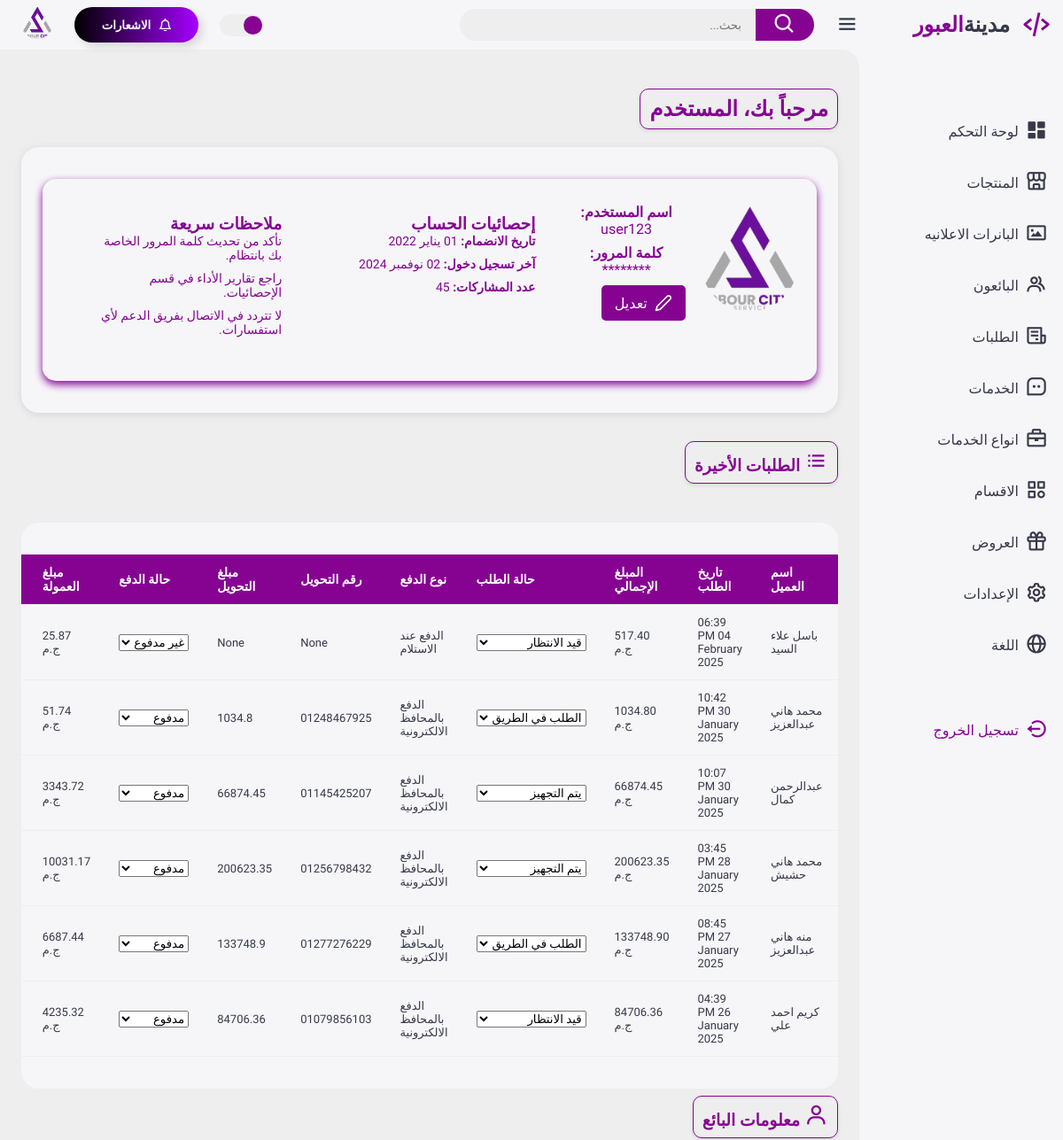
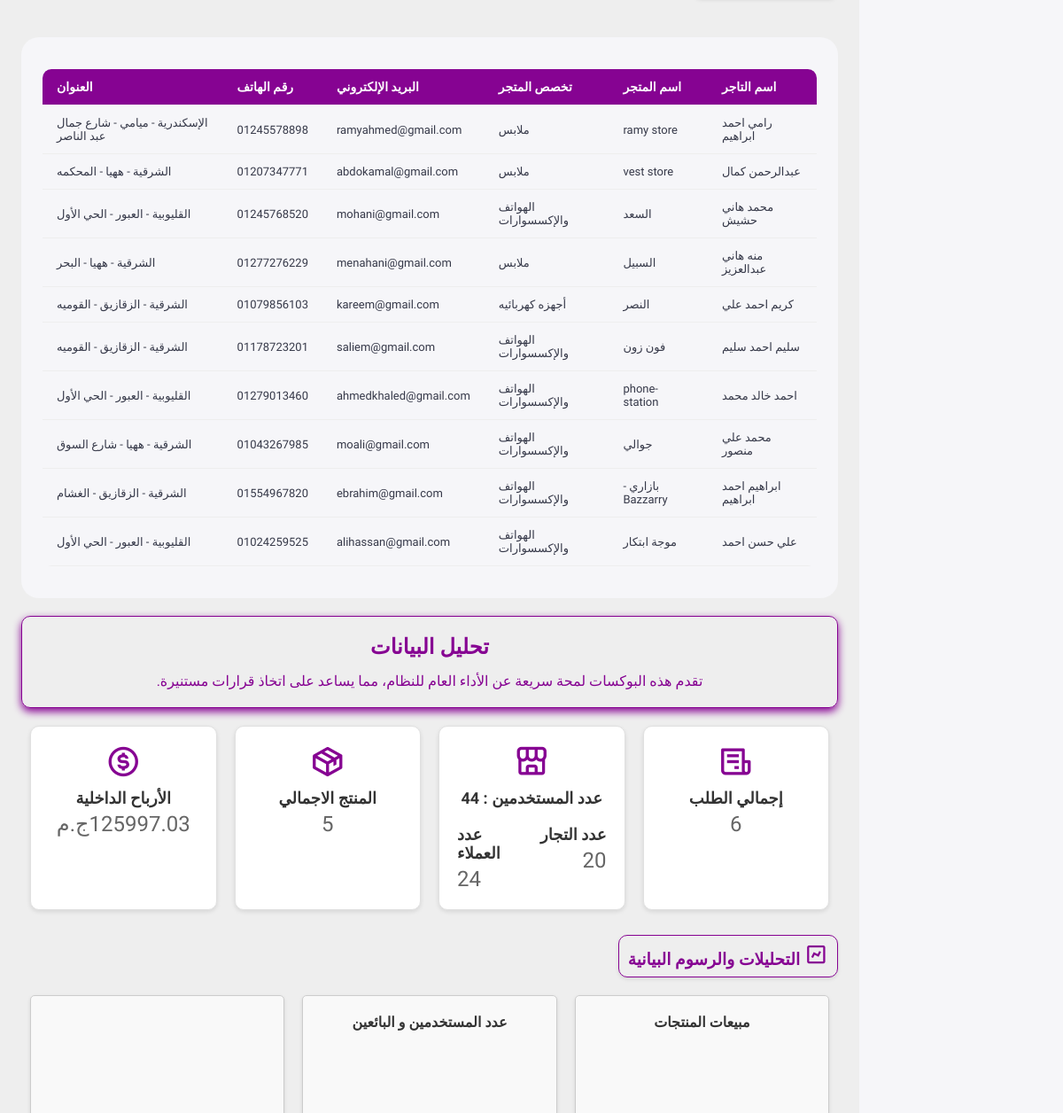
Page /dashboard (upper part) on the earlier database version (2 pictures, top to bottom).
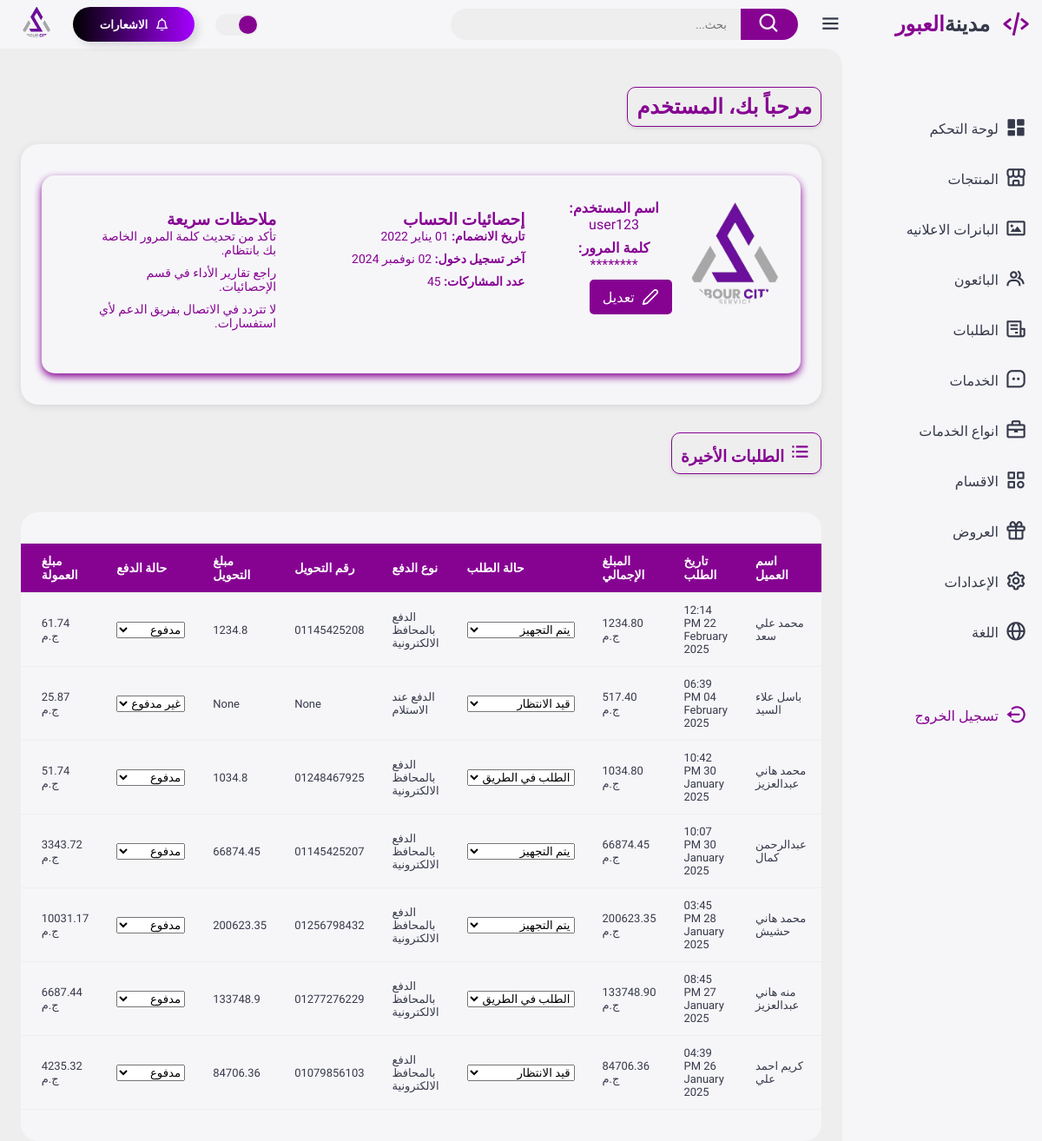
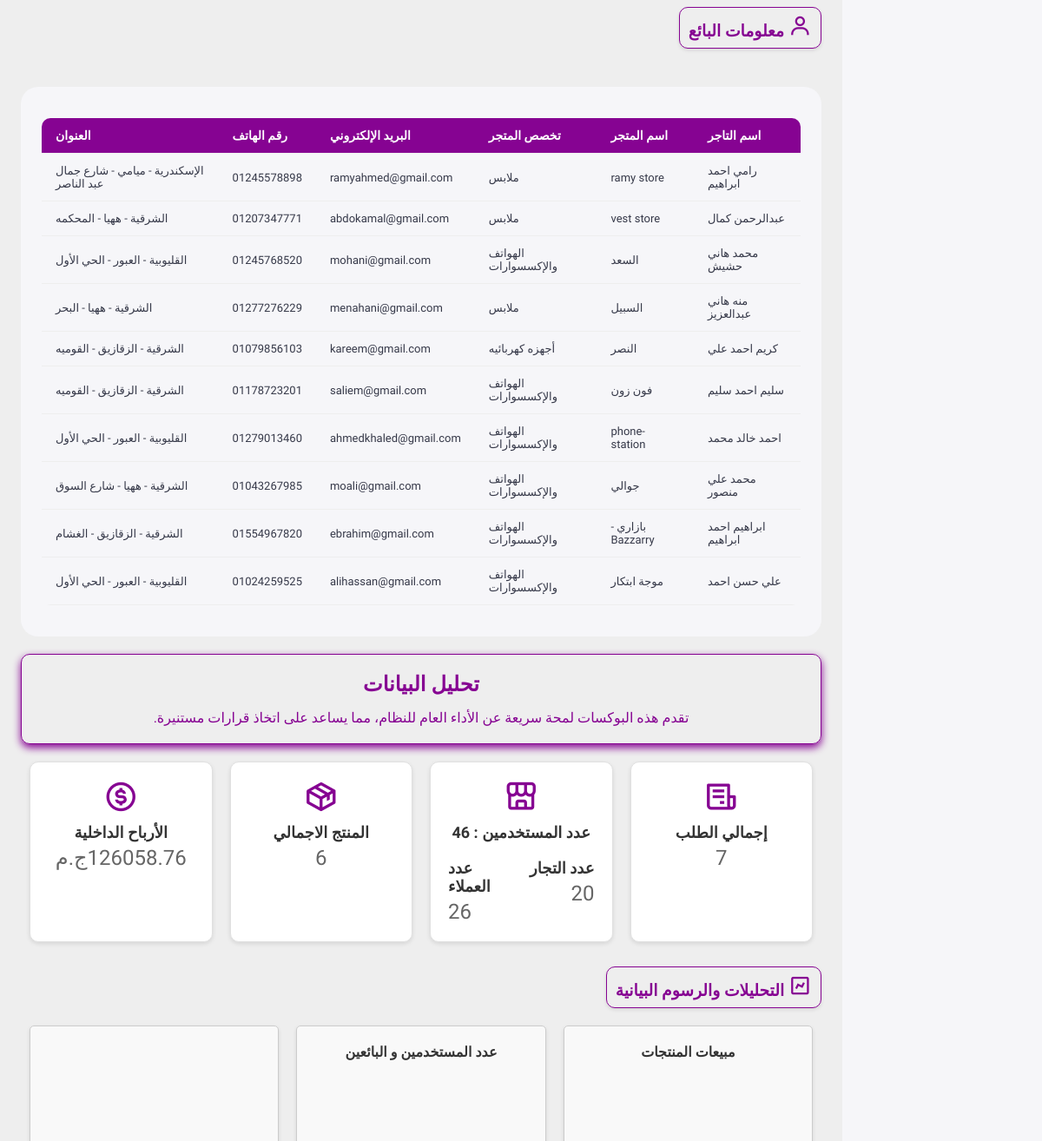
Same page on the later database version (2 pictures, top to bottom).
### appobourcity/models.py (models this page shows, shortened)
class Order(db.Model):
    __tablename__ = 'orders'
    order_id = db.Column(db.Integer, primary_key=True)
    customer_name = db.Column(db.String(255), nullable=False)
    phone = db.Column(db.String(50), nullable=False)
    order_date = db.Column(db.DateTime, default=datetime.now)
    order_status = db.Column(db.String(50), default='pending')  # حالة الطلب
    total_amount = db.Column(db.Float, nullable=False)
    payment_method = db.Column(db.String(50), nullable=False)
    payment_status = db.Column(db.Boolean, default=False)  # حالة الدفع
    latitude = db.Column(db.Float, nullable=True)
    longitude = db.Column(db.Float, nullable=True)
    payment_price = db.Column(db.Float, nullable=False)
    payment_phone = db.Column(db.String(50), nullable=False)
    details = db.relationship('OrderDetail', backref='order', cascade='all, delete-orphan')

class Seller(db.Model, UserMixin):
    __tablename__ = 'sellers'
    seller_id = db.Column(db.Integer, primary_key=True, nullable=False)
    seller_name = db.Column(db.String(255), nullable=False)
    store_name = db.Column(db.String(255), nullable=True)
    store_category = db.Column(db.String(255), nullable=True)
    email = db.Column(db.String(255), nullable=False, unique=True)
    phone = db.Column(db.String(50), nullable=False)
    governorate = db.Column(db.String(255), nullable=False)
    city = db.Column(db.String(255), nullable=False)
    village = db.Column(db.String(255), nullable=False)
    store_image = db.Column(db.String(255), nullable=True)
    owner_image = db.Column(db.String(255), nullable=True , default='th.jpg')
    owner_banner = db.Column(db.String(255), nullable=True , default='banner_seller.png')
    registration_date = db.Column(db.DateTime, nullable=False, default=datetime.now)
    last_login = db.Column(db.DateTime, nullable=True)
    password = db.Column(db.String(255), nullable=False)
    status = db.Column(db.Boolean, default=False)  # True = نشط، False = غير نشط
    is_seller = db.Column(db.Boolean, default=False)  # True = بائع False = غير بائع
    rating = db.Column(db.Float, nullable=True, default=1.0)
    comment = db.Column(db.String(255), nullable=True)
    street_address = db.Column(db.String(255), nullable=True)  # عنوان الشارع
    products = db.relationship('Product', backref='associated_seller', cascade="all, delete-orphan", passive_deletes=True)
    subcategories = db.relationship('Subcategory', backref='seller', cascade='all, delete-orphan', passive_deletes=True)

### appobourcity/routes.py (the view)
@app.route('/dashboard')
def dashboard():
    sales_data = db.session.query(
        extract('month', Order.order_date).label('month'),
        func.sum(OrderDetail.price * OrderDetail.quantity).label('total_sales')
    ).join(OrderDetail, Order.order_id == OrderDetail.order_id) \
     .filter(Order.payment_status == True) \
     .group_by(extract('month', Order.order_date)) \
     .order_by(extract('month', Order.order_date)) \
     .all()
    months = [int(row.month) for row in sales_data]
    sales = [float(row.total_sales) for row in sales_data]
    month_names = ['يناير', 'فبراير', 'مارس', 'أبريل', 'مايو', 'يونيو', 'يوليو', 'أغسطس', 'سبتمبر', 'أكتوبر', 'نوفمبر', 'ديسمبر']
    sales_months_labels = [month_names[month - 1] for month in months]
    monthly_users = db.session.query(
        extract('month', Seller.registration_date).label('month'),
        func.count(Seller.seller_id).label('user_count')
    ).group_by(
        extract('month', Seller.registration_date)
    ).order_by('month').all()
    monthly_sellers = db.session.query(
        extract('month', Seller.registration_date).label('month'),
        func.count(Seller.seller_id).label('seller_count')  # هنا تم تغيير 'user_count' إلى 'seller_count'
    ).group_by(
        extract('month', Seller.registration_date)
    ).filter(Seller.is_seller == 1).group_by('month').order_by('month').all()
    months = ['يناير', 'فبراير', 'مارس', 'أبريل', 'مايو', 'يونيو', 'يوليو', 'أغسطس', 'سبتمبر', 'أكتوبر', 'نوفمبر', 'ديسمبر']
    users_data = [0] * 12  # تهيئة بيانات المستخدمين لجميع الأشهر
    sellers_data = [0] * 12  # تهيئة بيانات البائعين لجميع الأشهر
    for entry in monthly_users:
        month_index = int(entry.month) - 1  # تحويل الشهر إلى فهرس (0-based)
        users_data[month_index] = entry.user_count
    for entry in monthly_sellers:
        month_index = int(entry.month) - 1  # تحويل الشهر إلى فهرس (0-based)
        sellers_data[month_index] = entry.seller_count  # استخدام seller_count هنا بدلاً من user_count
    categories_used_by_sellers = db.session.query(Seller.store_category).filter(
        Seller.store_category.isnot(None)  # استثناء القيم الفارغة
    ).distinct().all()
    category_names = [category[0] for category in categories_used_by_sellers]
    if category_names:  # تأكد أن قائمة الفئات ليست فارغة
        category_sales_data = db.session.query(
        Seller.store_category,
        func.sum(OrderDetail.price_comition * OrderDetail.quantity).label('total_sales')
    ).select_from(Seller).join(
        Product, Seller.seller_id == Product.seller_id
    ).join(
        OrderDetail, OrderDetail.product_id == Product.product_id
    ).join(
        Order, Order.order_id == OrderDetail.order_id
    ).filter(
        Order.payment_status == 1
    ).filter(
        Seller.store_category.isnot(None)  # استبعاد القيم الفارغة
    ).group_by(
        Seller.store_category
    ).all()
        categories = [category[0] for category in category_sales_data]
        category_sales = [float(category[1]) for category in category_sales_data]
    else:
        categories = []
        category_sales = []
    monthly_sales_data = db.session.query(
        func.strftime('%m', Order.order_date).label('month'),  # استخدم strftime لاستخراج الشهر
        func.sum(OrderDetail.price_comition * OrderDetail.quantity).label('total_sales')
    ).join(OrderDetail, Order.order_id == OrderDetail.order_id) \
     .filter(Order.payment_status == 1) \
     .group_by(func.strftime('%m', Order.order_date)) \
     .order_by(func.strftime('%m', Order.order_date)) \
     .all()
    monthly = ['يناير', 'فبراير', 'مارس', 'أبريل', 'مايو', 'يونيو', 'يوليو', 'أغسطس', 'سبتمبر', 'أكتوبر', 'نوفمبر', 'ديسمبر']
    monthly_sales = [0] * 12  # إنشاء قائمة للمبيعات على مدار 12 شهرًا
    for month, total_sales in monthly_sales_data:
        month_index = int(month) - 1
        monthly_sales[month_index] = total_sales
    sellers_count = Seller.query.filter_by(is_seller=1).count()
    customers_count =Seller.query.filter_by(is_seller=0).count()
    user = Seller.query.count()
    order = Order.query.filter(Order.payment_status != 0).count()
    products_count = Product.query.count()
    unread_offer = Offer.query.filter(Offer.approval_status == "pending").count()
    seller = (
        db.session.query(Seller)
        .filter(Seller.is_seller == 1)  # البائعين المفعلين فقط وغير مفعلين
        .order_by(Seller.registration_date.desc())  # ترتيب حسب تاريخ التسجيل (الأحدث أولاً)
        .limit(10)  # تحديد آخر 10 بائعين
        .all()  # جلب البيانات
    )
    total_payment_price = db.session.query(func.sum(Order.payment_price)) \
        .filter(Order.payment_status != 0) \
        .scalar() or 0  # إذا لم تكن هناك نتائج، يتم إرجاع 0
    formatted_result = total_payment_price * 0.05
    total_profit = f"{formatted_result:.2f}"
    orders = Order.query.filter(Order.order_status != 'approved') \
        .order_by(Order.order_date.desc()) \
        .limit(10).all()
    db.session.query(Order).filter(Order.payment_status == 1).update({Order.payment_price: Order.total_amount})
    db.session.commit()
    return render_template(
        'dashboard.html',
        sellers_count=sellers_count,
        products_count=products_count,
        user=user,
        users_data=users_data,
        sellers_data=sellers_data,
        months=months,
        seller=seller,
        customers_count=customers_count,
        unread_offer=unread_offer,
        order=order,
        total_profit=total_profit,
        sales_months_labels=sales_months_labels,
        sales=sales,
        orders=orders,
        categories=categories,
        category_sales=category_sales,
        monthly=monthly,
        monthly_sales=monthly_sales,
    )

### appobourcity/__init__.py (called while the page is built)
@app.before_request
def enable_foreign_keys():
    db.session.execute(text('PRAGMA foreign_keys = ON;'))

### appobourcity/templates/dashboard.html (shortened to what the changed rows need)
<!DOCTYPE html>
<html lang="ar">
<head>
    <link href='https://unpkg.com/boxicons@2.1.4/css/boxicons.min.css' rel='stylesheet'>
    <link rel="stylesheet" href="static/css/style.css">
    <link rel="stylesheet" href="static/css/dashboard.css">
    <link rel="stylesheet" href="static/css/responsive.css">
</head>
<body>
    <div class="content">
        <main>
<div class="title-box">
    <h2>مرحباً بك، المستخدم</h2>
</div>
{% if orders %}
<div class="recent-orders">
        <table class="orders-table">
            <thead>
                <tr>
                    <th>اسم العميل</th>
                    <th>تاريخ الطلب</th>
                    <th>المبلغ الإجمالي</th>
                    <th>حالة الطلب</th>
                    <th>نوع الدفع</th>
                    <th>رقم التحويل</th>
                    <th>مبلغ التحويل</th>
                    <th>حالة الدفع</th>
                    <th>مبلغ العمولة</th>
                    <th>موقع العميل</th>
                </tr>
            </thead>
            <tbody>
                {% for order in orders %}
                <tr class="order-row" data-status="pending">
                    <td>{{ order.customer_name }}</td>
                    <td>{{ order.order_date.strftime('%I:%M %p %d %B %Y') }}</td>
                    <td>{{ "%.2f"|format(order.total_amount) }} ج.م</td>
                    <td>
                        <div class="form-group">
                            <select id="order-status-select-{{ order.order_id }}"
                                    class="form-control small-select"
                                    onchange="updateOrderStatus({{ order.order_id }}, this.value)">
                                <option class="badge badge-pending" value="pending" {% if order.order_status == 'pending' %}selected{% endif %}>قيد الانتظار</option>
                                <option class="badge badge-startpreper" value="startpreper" {% if order.order_status == 'startpreper' %}selected{% endif %}>يتم التجهيز</option>
                                <option class="badge badge-onroad" value="onroad" {% if order.order_status == 'onroad' %}selected{% endif %}>الطلب في الطريق</option>
                            </select>
                        </div>
                    </td>
                    <td>
                        {% if order.payment_method == 'online' %}
                            الدفع بالمحافظ الالكترونية
                        {% elif order.payment_method == 'cod' %}
                            الدفع عند الاستلام
                        {% endif %}
                    </td>
                    <td>{{ order.payment_phone }}</td>
                    <td>{{ order.payment_price }}</td>
                    <td>
                        <div class="form-group">
                            <select id="payment-status-select-{{ order.order_id }}"
                                    class="form-control small-select"
                                    onchange="updatePaymentStatus({{ order.order_id }}, this.value)">
                                <option class="badge badge-paid" value="paid" {% if order.payment_status %}selected{% endif %}>مدفوع</option>
                                <option class="badge badge-unpaid" value="unpaid" {% if not order.payment_status %}selected{% endif %}>غير مدفوع</option>
                            </select>
                        </div>
                    </td>
                    <td>{{ "%.2f"|format(order.total_amount * 0.05) }} ج.م</td>
                    <td>
                    </td>
                </tr>
                {% endfor %}
            </tbody>
        </table>
</div>
{% endif %}
<div class="seller-info">
    <table>
        <thead>
            <tr>
                <th>اسم التاجر</th>
                <th>اسم المتجر</th>
                <th>تخصص المتجر</th>
                <th>البريد الإلكتروني</th>
                <th>رقم الهاتف</th>
                <th>العنوان</th>
            </tr>
        </thead>
        <tbody>
            {% for seller in seller %}
            <tr>
                <td>{{ seller.seller_name }}</td>
                <td>{{ seller.store_name }}</td>
                <td>{{ seller.store_category }}</td>
                <td>{{ seller.email }}</td>
                <td>{{ seller.phone }}</td>
                <td>{{ seller.governorate }} - {{ seller.city }} - {{ seller.village }}</td>
            </tr>
            {% endfor %}
        </tbody>
    </table>
</div>
            <div class="data-analysis">
                <h2>تحليل البيانات</h2>
            </div>
            <div class="summary-boxes">
                <div class="summary-box">
                    <div class="summary-text">
                        <h3>إجمالي الطلب</h3>
                        <p>{{ order }}</p>
                    </div>
                </div>
                <div class="summary-box">
                    <div class="summary-text">
                        <h3 style="text-align: center;">عدد المستخدمين : {{ user }}</h3>
                        <div style="display: flex; justify-content: space-between; margin-top: 20px;">
                            <div style="text-align: right; width: 48%;">
                            </div>
                            <div style="text-align: left; width: 48%;">
                                <h3>عدد العملاء</h3>
                                <p>{{ customers_count }}</p>
                            </div>
                        </div>
                    </div>
                </div>
                <div class="summary-box">
                    <div class="summary-text">
                        <h3>المنتج الاجمالي</h3>
                        <p>{{products_count}}</p>
                    </div>
                </div>
                <div class="summary-box">
                    <div class="summary-text">
                        <h3>الأرباح الداخلية</h3>
                        <p>{{total_profit}}ج.م</p>
                    </div>
                </div>
            </div>
        </main>
    </div>
</body>
</html>

Differences in the rows shown:
added Order: customer_name "محمد علي سعد", order_date "12:14 PM 22 February 2025", total_amount "1234.80", order_status+order_id "يتم التجهيز", payment_method "الدفع بالمحافظ الالكترونية", payment_phone "01145425208", payment_price "1234.8", payment_status+order_id "مدفوع", order.total_amount*0.05 "61.74"
Other differences:
{{ order }}: "6" → "7"
{{ user }}: "44" → "46"
{{ customers_count }}: "24" → "26"
{{ products_count }}: "5" → "6"
{{ total_profit }}: "125997.03" → "126058.76"
